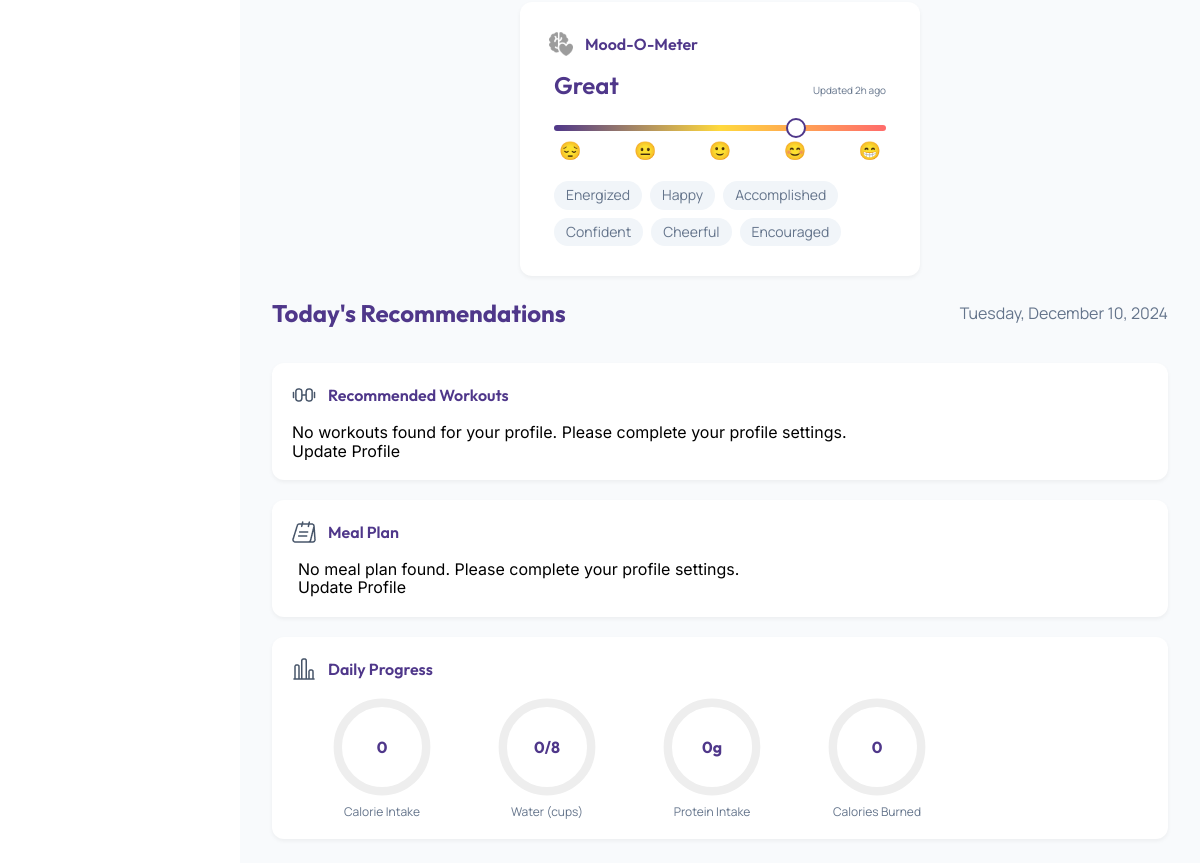
Before: /mySchedule/ (signed in, lower part) with the older database file.
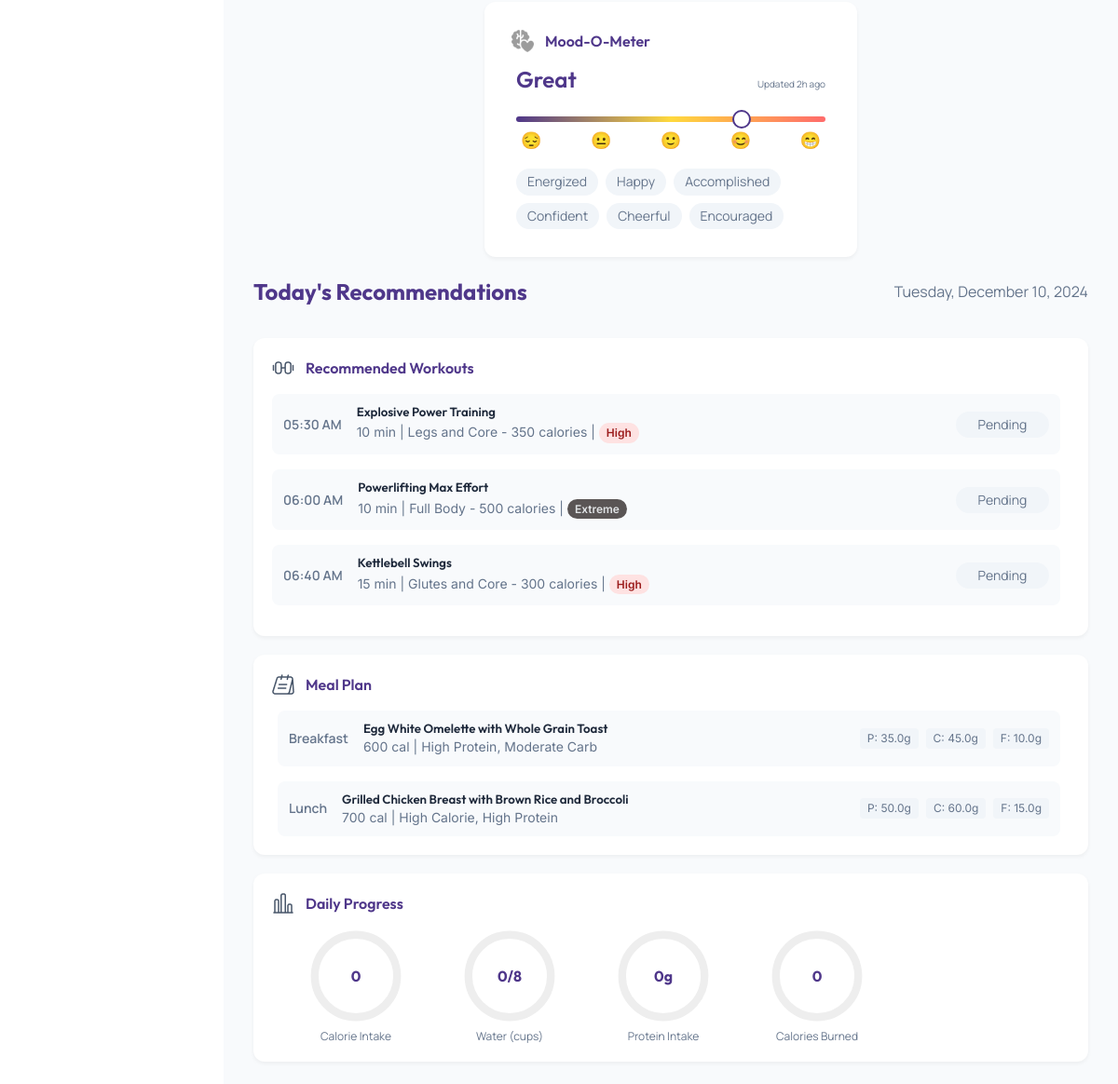
After: the same page with the newer database file.
### MySchedule/models.py (models this page shows, shortened)
class WorkoutPlan(models.Model):
    user = models.ForeignKey(CustomUser, on_delete=models.CASCADE)
    workout_type = models.ForeignKey(WorkoutType, on_delete=models.CASCADE)
    duration = models.IntegerField()  # minutes
    calories_burned = models.IntegerField()
    recommended_weight_range_min = models.FloatField()
    recommended_weight_range_max = models.FloatField()
    body_goal = models.CharField(max_length=30)
    gender = models.CharField(max_length=10)

class WorkoutType(models.Model):
    name = models.CharField(max_length=100)
    target_muscles = models.CharField(max_length=200)
    difficulty_level = models.CharField(max_length=50)

class MealPlan(models.Model):
    user = models.ForeignKey(CustomUser, on_delete=models.CASCADE)
    meal_type = models.ForeignKey(MealType, on_delete=models.CASCADE)
    proteins = models.FloatField()
    carbs = models.FloatField()
    fats = models.FloatField()
    total_calories = models.IntegerField()
    body_goal = models.CharField(max_length=30)

class MealType(models.Model):
    name = models.CharField(max_length=100)
    category = models.CharField(max_length=50)  # e.g., Breakfast, Lunch, Dinner, Snack
    target_nutrients = models.CharField(max_length=200)
    calories_range_min = models.IntegerField()
    calories_range_max = models.IntegerField()
    body_goal = models.CharField(max_length=30)

### MySchedule/views.py (the view)
# urls.py: path('', views.mySched, name='mySched'),
def mySched(request):
    user = request.user
    month = request.GET.get('month')
    year = request.GET.get('year')
    month = int(month) if month else timezone.now().month
    year = int(year) if year else timezone.now().year
    calendar_context = get_calendar_context(user, year, month)
    print("Prev Month:", calendar_context['prev_month'])
    print("Next Month:", calendar_context['next_month'])
    print("Current Month:", calendar_context['current_month'])
    personalized_workouts = get_personalized_workouts(user)
    workout_times = ["05:30 AM", "06:00 AM", "06:40 AM", "06:10 PM", "06:45 PM"]
    workout_times = workout_times[:len(personalized_workouts)]
    calendar_context = get_calendar_context(user, year, month)
    context = {
        'personalized_workouts': personalized_workouts,
        'workout_times': workout_times,
        'personalized_meals': get_personalized_meals(user),
        'current_month': calendar_context['current_month'],
        'calendar_days': calendar_context['calendar_days'],
        'prev_month': calendar_context['prev_month'],
        'next_month': calendar_context['next_month']
    }
    return render(request, 'mySchedule.html', context)

### MySchedule/models.py (called while the page is built)
    def set_selected_workouts(self, workout_ids):
        self.selected_workouts = json.dumps(workout_ids)

    def set_selected_meals(self, meal_ids):
        self.selected_meals = json.dumps(meal_ids)

### MySchedule/templatetags/custom_filters.py (called while the page is built)
@register.filter
def index(List, i):
    try:
        return List[int(i)]
    except (IndexError, ValueError, TypeError):
        return ''

### MySchedule/views.py (called while the page is built)
def check_day_completed(user, current_date):
    return CompletedDay.objects.filter(user=user, date=current_date).exists()

### MySchedule/templates/mySchedule.html (shortened to what the changed rows need)
{% load static %}
{% load custom_filters %}
<!DOCTYPE html>
<html lang="english">
  <head>
    <link
      rel="stylesheet"
      href="https://unpkg.com/animate.css@4.1.1/animate.css"
    />
    <link
      rel="stylesheet"
      href="https://unpkg.com/@teleporthq/teleport-custom-scripts/dist/style.css"
    />
  </head>
  <body>
    <div>
      <link href="{% static '/css/mySchedule.css'%}" rel="stylesheet" />
      <link rel="stylesheet" href="{% static 'css/navStyle.css' %}" />
      <div class="mac-book-air1-container">
        <div class="mac-book-air1-mac-book-air1">
          <main>
            {% block content %}
            <div class="main-content-frame">
              <div class="schedule-content">
                <div class="schedule-grid">
                    {% include "_calendar.html" %}
                  <div class="daily-schedule">
                  <div class="schedule-card workout-card">
                    <div class="workout-list">
                      {% if personalized_workouts %}
                        {% for workout in personalized_workouts %}
                          <div class="workout-item">
                            <span class="workout-time">
                              {{ workout_times|index:forloop.counter0 }}
                            </span>
                            <div class="workout-details">
                              <h5>{{ workout.workout_type.name }}</h5>
                              <p>{{ workout.duration }} min | {{ workout.workout_type.target_muscles }} - {{ workout.calories_burned }} calories |
                                <span class="workout-intensity intensity-{{ workout.workout_type.difficulty_level|lower }}">
                                    {{ workout.workout_type.difficulty_level }}
                                </span>
                            </p>
                            </div>
                            <button class="workout-status pending">Pending</button>
                          </div>
                        {% endfor %}
                      {% else %}
                        <div class="no-workouts">
                          <p>No workouts found for your profile. Please complete your profile settings.</p>
                          <a href="{% url 'notifAll:accountSettings' %}" class="btn btn-primary">Update Profile</a>
                        </div>
                      {% endif %}
                    </div>
                  </div>
                  <body data-user-body-goal="{{ user.body_goal }}">
                      <div class="schedule-card meal-card">
                        <div class="meal-list">
                          {% if personalized_meals %}
                            {% for meal in personalized_meals %}
                              <div class="meal-item">
                                <span class="meal-time">{{ meal.meal_type.category }}</span>
                                <div class="meal-details">
                                  <h5>{{ meal.meal_type.name }}</h5>
                                  <p>{{ meal.total_calories }} cal | {{ meal.meal_type.target_nutrients }}</p>
                                </div>
                                <div class="meal-macros">
                                  <span>P: {{ meal.proteins }}g</span>
                                  <span>C: {{ meal.carbs }}g</span>
                                  <span>F: {{ meal.fats }}g</span>
                                </div>
                              </div>
                            {% endfor %}
                          {% else %}
                            <div class="no-meals">
                              <p>No meal plan found. Please complete your profile settings.</p>
                              <a href="{% url 'notifAll:accountSettings' %}" class="btn btn-primary">Update Profile</a>
                            </div>
                          {% endif %}
                        </div>
                      </div>
                      <body data-user-body-goal="{{ user.body_goal }}">
                    <div class="schedule-card progress-card">
                      <div class="progress-stats" style="display: flex; gap: 65px; margin-left: 40px;">
                      <div class="stat-item">
                        <div class="stat-circle-intake">
                        <div class="stat-number">1,200</div>
                        </div>
                      </div>
                      <div class="stat-item">
                        <div class="stat-circle-water">
                        <div class="stat-number">4/8</div>
                        </div>
                      </div>
                      <div class="stat-item">
                        <div class="stat-circle-protein">
                        <div class="stat-number">60g</div>
                        </div>
                      </div>
                      <div class="stat-item">
                        <div class="stat-circle-burned">
                        <div class="stat-number">560</div>
                        </div>
                      </div>
                      </div>
                    </div>
                    </div>
                  </div>
                </div>
              </div>
            </div>
            {% endblock %}
        </div>
      </div>
  </body>
</html>

Changed rows visible on the page:
added WorkoutPlan: counter0 "05:30 AM", workout_type.name "Explosive Power Training", duration "10", workout_type.target_muscles "Legs and Core", calories_burned "350", workout_type.difficulty_level "High"
added WorkoutPlan: counter0 "06:00 AM", workout_type.name "Powerlifting Max Effort", duration "10", workout_type.target_muscles "Full Body", calories_burned "500", workout_type.difficulty_level "Extreme"
added WorkoutPlan: counter0 "06:40 AM", workout_type.name "Kettlebell Swings", duration "15", workout_type.target_muscles "Glutes and Core", calories_burned "300", workout_type.difficulty_level "High"
added MealPlan: meal_type.category "Breakfast", meal_type.name "Egg White Omelette with Whole Grain Toast", total_calories "600", meal_type.target_nutrients "High Protein, Moderate Carb", proteins "35.0", carbs "45.0", fats "10.0"
added MealPlan: meal_type.category "Lunch", meal_type.name "Grilled Chicken Breast with Brown Rice and Broccoli", total_calories "700", meal_type.target_nutrients "High Calorie, High Protein", proteins "50.0", carbs "60.0", fats "15.0"
Other visible differences:
text no longer shown: "No workouts found for your profile. Please complete your profile settings. Update Profile No meal plan found. Please complete your profile settings. Update Profile"
